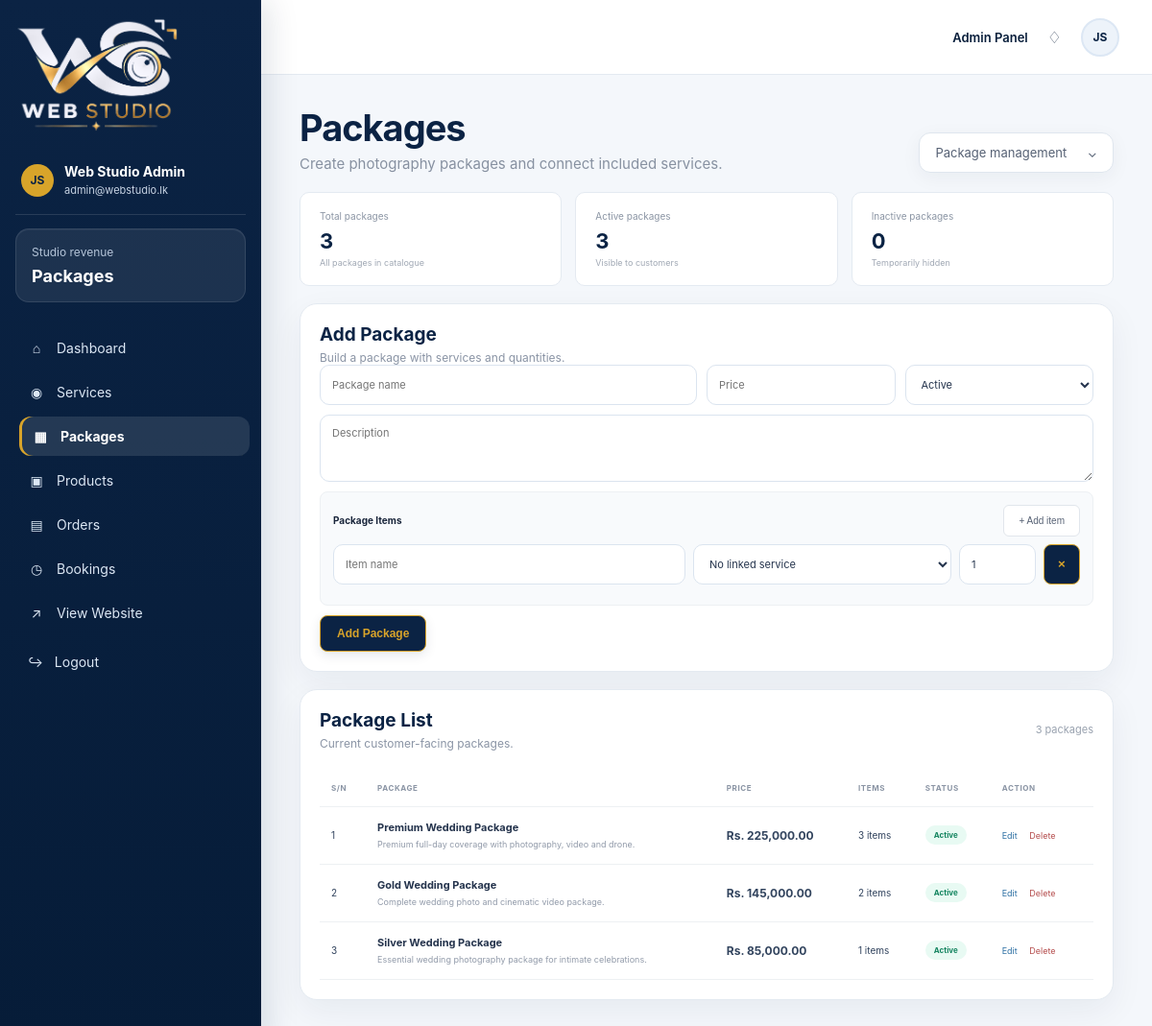
Screenshot of /admin/packages.php (signed in) with the database file from the repository.
### tables this page shows
CREATE TABLE IF NOT EXISTS packages (
 id INT AUTO_INCREMENT PRIMARY KEY,
 name VARCHAR(150) NOT NULL,
 description TEXT,
 price DECIMAL(10,2) NOT NULL DEFAULT 0,
 image VARCHAR(255) DEFAULT NULL,
 featured TINYINT(1) NOT NULL DEFAULT 0,
 status ENUM('active','inactive') NOT NULL DEFAULT 'active',
 created_at TIMESTAMP DEFAULT CURRENT_TIMESTAMP
);

### admin/packages.php (the view, shortened to what this page needs)
<?php
require_once '../includes/config.php';
$edit = null;
$edit_items = [];
$services = mysqli_query(
    $conn,
    "SELECT id, name
     FROM services
     WHERE status='active'
     ORDER BY name"
);
$service_options = [];
while ($x = mysqli_fetch_assoc($services)) {
    $service_options[] = $x;
}
$list = mysqli_query(
    $conn,
    "SELECT
        p.*,
        COUNT(pi.id) AS item_count
     FROM packages p
     LEFT JOIN package_items pi
        ON pi.package_id = p.id
     GROUP BY p.id
     ORDER BY p.id DESC"
);
$total = (int) (
    mysqli_fetch_row(
        mysqli_query(
            $conn,
            'SELECT COUNT(*) FROM packages'
        )
    )[0] ?? 0
);
$active = (int) (
    mysqli_fetch_row(
        mysqli_query(
            $conn,
            "SELECT COUNT(*)
             FROM packages
             WHERE status='active'"
        )
    )[0] ?? 0
);
$inactive = $total - $active;
?>
<!doctype html>
<html lang="en">
<head>
    <link
        rel="stylesheet"
        href="assets/admin.css"
    >
</head>
<body class="admin-body">
<div class="app-shell">
    <aside class="sidebar">
        <div class="brand-box">
            <img
                src="../assets/images/logo-light.png"
                alt="Web Studio"
            >
        </div>
        <div class="profile-mini">
            <div class="avatar">
                JS
            </div>
            <div>
                <strong>
                    <?= htmlspecialchars($_SESSION['admin']['name'] ?? 'Admin') ?>
                </strong>
                <small>
                    <?= htmlspecialchars($_SESSION['admin']['email'] ?? 'Administrator') ?>
                </small>
            </div>
        </div>
        <div class="side-balance">
            <span>
                Studio revenue
            </span>
            <strong>
                Packages
            </strong>
        </div>
        <nav>
            <a href="index.php">
                <span>⌂</span>
                Dashboard
            </a>
            <a href="services.php">
                <span>◉</span>
                Services
            </a>
            <a
                class="active"
                href="packages.php"
            >
                <span>▦</span>
                Packages
            </a>
            <a href="products.php">
                <span>▣</span>
                Products
            </a>
            <a href="orders.php">
                <span>▤</span> Orders
            </a>
            <a href="bookings.php">
                <span>◷</span>
                Bookings
            </a>
            <a
                href="../index.php"
                target="_blank"
            >
                <span>↗</span>
                View Website
            </a>
        </nav>
        <a
            class="logout-link"
            href="logout.php"
        >
            ↪ &nbsp; Logout
        </a>
    </aside>
    <main class="dashboard-main">
        <header class="topbar">
            <div class="top-actions">
                <span>
                    Admin Panel
                </span>
                <span class="bell">
                    ♢
                </span>
                <span class="top-avatar">
                    JS
                </span>
            </div>
        </header>
        <section class="content">
            <div class="page-heading">
                <div>
                    <h1>
                        Packages
                    </h1>
                    <p>
                        Create photography packages and connect included services.
                    </p>
                </div>
                <div class="date-pill">
                    Package management
                    <span>
                        ⌄
                    </span>
                </div>
            </div>
            <div class="package-stats">
                <div class="mini-stat">
                    <span>
                        Total packages
                    </span>
                    <strong>
                        <?= $total ?>
                    </strong>
                    <em>
                        All packages in catalogue
                    </em>
                </div>
                <div class="mini-stat">
                    <span>
                        Active packages
                    </span>
                    <strong>
                        <?= $active ?>
                    </strong>
                    <em>
                        Visible to customers
                    </em>
                </div>
                <div class="mini-stat">
                    <span>
                        Inactive packages
                    </span>
                    <strong>
                        <?= $inactive ?>
                    </strong>
                    <em>
                        Temporarily hidden
                    </em>
                </div>
            </div>
            <section
                class="panel"
                style="margin-bottom:18px"
            >
                <div class="panel-head">
                    <div>
                        <h2>
                            <?= $edit ? 'Edit Package' : 'Add Package' ?>
                        </h2>
                        <p>
                            Build a package with services and quantities.
                        </p>
                    </div>
                </div>
                <form
                    method="post"
                    class="package-form"
                >
                    <input
                        name="name"
                        placeholder="Package name"
                        value="<?= htmlspecialchars($edit['name'] ?? '') ?>"
                        required
                    >
                    <input
                        type="number"
                        step="0.01"
                        min="0"
                        name="price"
                        placeholder="Price"
                        value="<?= $edit['price'] ?? '' ?>"
                        required
                    >
                    <select name="status">
                        <option
                            value="active"
                            <?= ($edit['status'] ?? 'active') === 'active'
                                ? 'selected'
                                : '' ?>
                        >
                            Active
                        </option>
                    </select>
                    <textarea
                        name="description"
                        placeholder="Description"
                    ><?= htmlspecialchars($edit['description'] ?? '') ?></textarea>
                    <div class="items-block">
                        <div class="items-head">
                            <strong>
                                Package Items
                            </strong>
                            <button
                                type="button"
                                class="secondary"
                                onclick="addItem()"
                            >
                                + Add item
                            </button>
                        </div>
                        <div id="items">
                            <?php if ($edit_items): ?>
                                <?php foreach ($edit_items as $it): ?>
                                    <div class="item-row">
                                        <input
                                            name="item_name[]"
                                            value="<?= htmlspecialchars($it['item_name']) ?>"
                                            placeholder="Item name"
                                        >
                                        <select name="service_id[]">
                                            <option value="0">
                                                No linked service
                                            </option>
                                            <?php foreach ($service_options as $so): ?>
                                                <option
                                                    value="<?= $so['id'] ?>"
                                                    <?= $it['service_id'] == $so['id']
                                                        ? 'selected'
                                                        : '' ?>
                                                >
                                                    <?= htmlspecialchars($so['name']) ?>
                                                </option>
                                            <?php endforeach; ?>
                                        </select>
                                        <input
                                            type="number"
                                            min="1"
                                            name="quantity[]"
                                            value="<?= $it['quantity'] ?>"
                                        >
                                        <button
                                            type="button"
                                            onclick="this.parentNode.remove()"
                                        >
                                            ×
                                        </button>
                                    </div>
                                <?php endforeach; ?>
                            <?php else: ?>
                                <div class="item-row">
                                    <input
                                        name="item_name[]"
                                        placeholder="Item name"
                                    >
                                    <select name="service_id[]">
                                        <option value="0">
                                            No linked service
                                        </option>
                                    </select>
                                    <input
                                        type="number"
                                        min="1"
                                        name="quantity[]"
                                        value="1"
                                    >
                                    <button
                                        type="button"
                                        onclick="this.parentNode.remove()"
                                    >
                                        ×
                                    </button>
                                </div>
                            <?php endif; ?>
                        </div>
                    </div>
                    <div class="form-actions">
                        <button
                            class="primary"
                            type="submit"
                        >
                            <?= $edit ? 'Update Package' : 'Add Package' ?>
                        </button>
                    </div>
                </form>
            </section>
            <section class="panel">
                <div class="panel-head">
                    <div>
                        <h2>
                            Package List
                        </h2>
                        <p>
                            Current customer-facing packages.
                        </p>
                    </div>
                    <span class="right-note">
                        <?= $total ?> packages
                    </span>
                </div>
                <div class="table-wrap">
                    <table class="package-table">
                        <thead>
                            <tr>
                                <th>S/N</th>
                                <th>Package</th>
                                <th>Price</th>
                                <th>Items</th>
                                <th>Status</th>
                                <th>Action</th>
                            </tr>
                        </thead>
                        <tbody>
                        <?php if ($list && mysqli_num_rows($list)): ?>
                            <?php
                            $i = 1;
                            while ($p = mysqli_fetch_assoc($list)):
                            ?>
                                <tr>
                                    <td>
                                        <?= $i++ ?>
                                    </td>
                                    <td class="package-name">
                                        <strong>
                                            <?= htmlspecialchars($p['name']) ?>
                                        </strong>
                                        <small>
                                            <?= htmlspecialchars($p['description'] ?? '') ?>
                                        </small>
                                    </td>
                                    <td>
                                        <strong>
                                            Rs.
                                            <?= number_format(
                                                (float) $p['price'],
                                                2
                                            ) ?>
                                        </strong>
                                    </td>
                                    <td>
                                        <?= $p['item_count'] ?> items
                                    </td>
                                    <td>
                                        <span
                                            class="badge <?= htmlspecialchars($p['status']) ?>"
                                        >
                                            <?= htmlspecialchars($p['status']) ?>
                                        </span>
                                    </td>
                                    <td class="actions">
                                        <a
                                            href="?edit=<?= $p['id'] ?>"
                                        >
                                            Edit
                                        </a>
                                        <a
                                            class="delete"
                                            href="?delete=<?= $p['id'] ?>"
                                            onclick="return confirm('Delete this package?')"
                                        >
                                            Delete
                                        </a>
                                    </td>
                                </tr>
                            <?php endwhile; ?>
                        <?php endif; ?>
                        </tbody>
                    </table>
                </div>
            </section>
        </section>
    </main>
</div>
</body>
</html>

### rows the page displays
packages: name "Premium Wedding Package", description "Premium full-day coverage with photography, video and drone.", price "225,000.00", item_count "3", status "Active"
packages: name "Gold Wedding Package", description "Complete wedding photo and cinematic video package.", price "145,000.00", item_count "2", status "Active"
packages: name "Silver Wedding Package", description "Essential wedding photography package for intimate celebrations.", price "85,000.00", item_count "1", status "Active"

### other values shown
$_SESSION['admin']['name'] "Web Studio Admin"
$_SESSION['admin']['email'] "admin@webstudio.lk"
$total "3"
$active "3"
$inactive "0"
